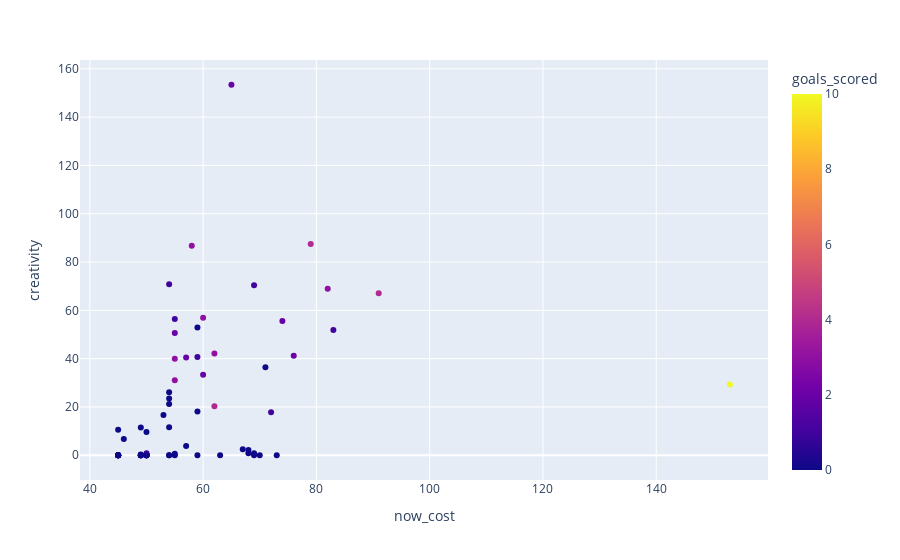

The notebook cell saved with this chart:
### Markdown cell above
Forwards by creativity

### Code cell
forwards.plot.scatter(x="now_cost", y="creativity", hover_data=["first_name", "second_name"], color='goals_scored')

### Figure 1 — Plotly figure (JSON) as saved in the notebook; plotly's stock layout.template omitted (floating-point values rounded to 4 significant figures; data arrays with more than 128 entries replaced by an {"elided": "..."} marker saying what was removed)
{"data": [{"customdata": {"elided": "73x2 str values"}, "hovertemplate": "now_cost=%{x}<br>creativity=%{y}<br>first_name=%{customdata[0]}<br>second_name=%{customdata[1]}<br>goals_scored=%{marker.color}<extra></extra>", "legendgroup": "", "marker": {"color": [0, 3, 4, 4, 0, 0, 1, 0, 0, 3, 0, 2, 0, 0, 3, 0, 0, 0, 0, 4, 0, 2, 0, 0, 2, 0, 1, 0, 0, 3, 0, 0, 0, 3, 0, 0, 0, 0, 0, 2, 1, 0, 10, 0, 0, 1, 0, 1, 0, 0, 0, 0, 0, 3, 0, 0, 0, 0, 0, 2, 0, 0, 0, 0, 0, 1, 0, 0, 2, 0, 0, 0, 1], "coloraxis": "coloraxis", "symbol": "circle"}, "mode": "markers", "name": "", "orientation": "v", "showlegend": false, "type": "scatter", "x": [68, 82, 62, 91, 54, 45, 59, 59, 73, 60, 55, 55, 45, 55, 58, 54, 50, 63, 49, 79, 59, 74, 54, 50, 60, 49, 54, 49, 59, 55, 50, 50, 49, 55, 54, 45, 54, 45, 49, 57, 72, 71, 153, 70, 69, 69, 45, 83, 69, 50, 57, 49, 45, 62, 50, 53, 50, 49, 46, 76, 68, 45, 50, 45, 54, 50, 67, 45, 65, 50, 45, 49, 55], "xaxis": "x", "y": [0.8, 68.9, 20.3, 67.1, 21.2, 10.6, 40.7, 0, 0, 56.9, 0.6, 50.6, 0, 0, 86.7, 0, 0, 0, 0.3, 87.5, 18.1, 55.6, 0, 0.3, 33.3, 0, 70.8, 0, 52.9, 31.1, 0, 0, 11.5, 40, 11.6, 0, 23.5, 0, 0, 40.5, 17.8, 36.4, 29.3, 0, 0.8, 70.4, 0, 51.9, 0, 0, 3.8, 0, 0, 42.1, 9.6, 16.7, 0, 0, 6.7, 41.2, 2.2, 0, 0, 0, 26.1, 0.8, 2.5, 0, 153.4, 0, 0, 0, 56.4], "yaxis": "y"}], "layout": {"coloraxis": {"colorbar": {"title": {"text": "goals_scored"}}, "colorscale": [[0, "#0d0887"], [0.1111, "#46039f"], [0.2222, "#7201a8"], [0.3333, "#9c179e"], [0.4444, "#bd3786"], [0.5556, "#d8576b"], [0.6667, "#ed7953"], [0.7778, "#fb9f3a"], [0.8889, "#fdca26"], [1, "#f0f921"]]}, "legend": {"tracegroupgap": 0}, "margin": {"t": 60}, "xaxis": {"anchor": "y", "domain": [0, 1], "title": {"text": "now_cost"}}, "yaxis": {"anchor": "x", "domain": [0, 1], "title": {"text": "creativity"}}}}
